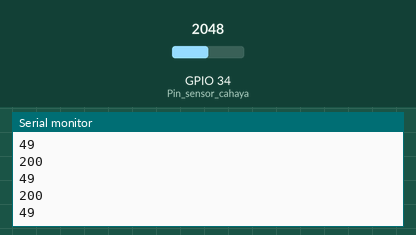
The sketch below on a simulated ESP32. On the bench: the last lines printed to the serial monitor. The inputs (shaded band) are chosen by the test bench; at power-on: GPIO 34 (Pin_sensor_cahaya) = 2048. WiFi joins after 1.5 s; servers stay silent unless stated; uploads are accepted with an empty reply.

Above: at 3.2 s.
3.3 s: GPIO 34 (Pin_sensor_cahaya) set to 2866
At 3.71 s:
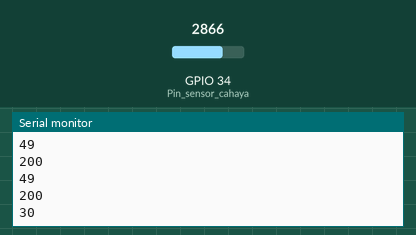
4.8 s: GPIO 34 (Pin_sensor_cahaya) set to 3603
At 4.91 s:
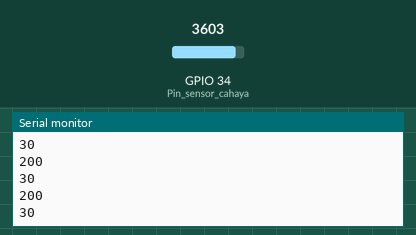
Timing chart, 0 to 7.8 s (numbered marks = the images above; inputs shaded):
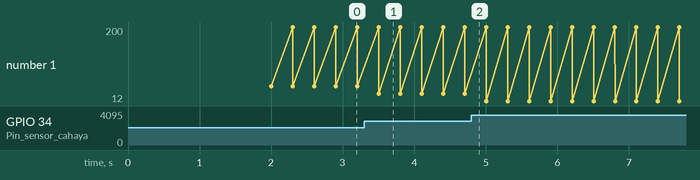

Measured:
- after the input at 3.3 s, the serial monitor: prints a new line after 0.20 s (image 1)
- plotted number 1: 49 → 30 after the input at 3.3 s, 30 → 12 after the input at 4.8 s

The sketch:

http_post.ino
```cpp
#include <WiFi.h>
#include <HTTPClient.h>

// Ganti dengan SSID dan Password WiFi Anda
const char* ssid = "Infinix NOTE 30";
const char* password = "irshadfaqih";

// Ganti dengan URL server Flask Anda
const char* serverName = "http://192.168.35.68:5000/sensor";


void setup() {
  Serial.begin(115200);
  pinMode(34, INPUT); // Pin sensor cahaya
  WiFi.begin(ssid, password);

  while (WiFi.status() != WL_CONNECTED) {
    delay(1000);
    Serial.println("Connecting to WiFi...");
  }

  Serial.println("Connected to WiFi");
}

void loop() {
    int sensorValue = analogRead(34);
    int newval = map(sensorValue,4095,0,0,100);
    Serial.println(newval);delay(100);

    if (WiFi.status() == WL_CONNECTED) {
      HTTPClient http;
      http.begin(serverName);
      http.addHeader("Content-Type", "application/x-www-form-urlencoded");

      String httpRequestData = "type=light&value=" + String(newval);
      int httpResponseCode = http.POST(httpRequestData);

      if (httpResponseCode > 0) {
        String response = http.getString();
        Serial.println(httpResponseCode);
        Serial.println(response);
      } else {
        Serial.print("Error on sending POST: ");
        Serial.println(httpResponseCode);
      }

      http.end();
    } else {
      Serial.println("Error in WiFi connection");
    }
}
```
